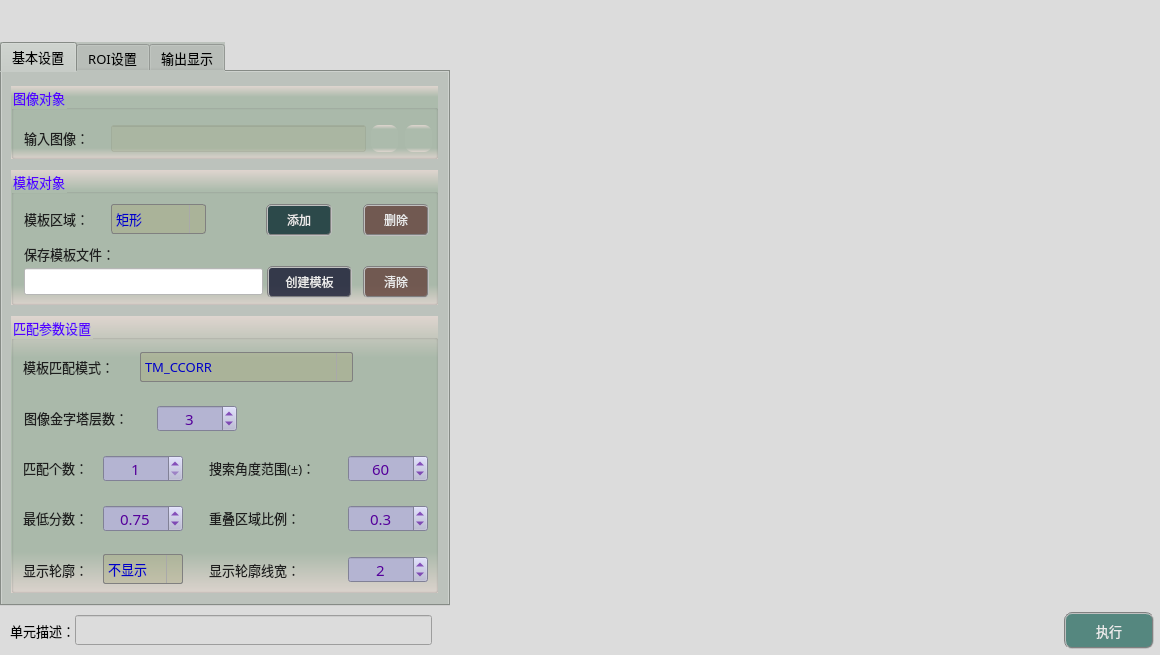
<?xml version="1.0" encoding="UTF-8"?>
<ui version="4.0">
 <class>frmTemplateMatchClass</class>
 <widget class="QDialog" name="frmTemplateMatchClass">
  <property name="geometry">
   <rect>
    <x>0</x>
    <y>0</y>
    <width>1160</width>
    <height>655</height>
   </rect>
  </property>
  <property name="sizePolicy">
   <sizepolicy hsizetype="Fixed" vsizetype="Fixed">
    <horstretch>0</horstretch>
    <verstretch>0</verstretch>
   </sizepolicy>
  </property>
  <property name="minimumSize">
   <size>
    <width>1160</width>
    <height>655</height>
   </size>
  </property>
  <property name="maximumSize">
   <size>
    <width>1160</width>
    <height>655</height>
   </size>
  </property>
  <property name="windowTitle">
   <string>灰度匹配</string>
  </property>
  <property name="styleSheet">
   <string notr="true">background-color: rgb(220, 220, 220);</string>
  </property>
  <layout class="QGridLayout" name="gridLayout">
   <property name="leftMargin">
    <number>0</number>
   </property>
   <property name="topMargin">
    <number>0</number>
   </property>
   <property name="rightMargin">
    <number>0</number>
   </property>
   <property name="bottomMargin">
    <number>0</number>
   </property>
   <property name="spacing">
    <number>1</number>
   </property>
   <item row="1" column="2">
    <layout class="QGridLayout" name="imageLayout">
     <property name="spacing">
      <number>1</number>
     </property>
    </layout>
   </item>
   <item row="3" column="0" colspan="3">
    <layout class="QHBoxLayout" name="horizontalLayout">
     <property name="spacing">
      <number>0</number>
     </property>
     <property name="bottomMargin">
      <number>6</number>
     </property>
     <item>
      <spacer name="horizontalSpacer">
       <property name="orientation">
        <enum>Qt::Horizontal</enum>
       </property>
       <property name="sizeType">
        <enum>QSizePolicy::Fixed</enum>
       </property>
       <property name="sizeHint" stdset="0">
        <size>
         <width>10</width>
         <height>20</height>
        </size>
       </property>
      </spacer>
     </item>
     <item>
      <widget class="QLabel" name="label_3">
       <property name="sizePolicy">
        <sizepolicy hsizetype="Fixed" vsizetype="Fixed">
         <horstretch>0</horstretch>
         <verstretch>0</verstretch>
        </sizepolicy>
       </property>
       <property name="maximumSize">
        <size>
         <width>83</width>
         <height>25</height>
        </size>
       </property>
       <property name="font">
        <font>
         <family>微软雅黑</family>
         <pointsize>10</pointsize>
        </font>
       </property>
       <property name="styleSheet">
        <string notr="true">background-color: rgba(255, 255, 255, 0);</string>
       </property>
       <property name="text">
        <string>单元描述：</string>
       </property>
      </widget>
     </item>
     <item>
      <widget class="QLineEdit" name="txtDescribe">
       <property name="sizePolicy">
        <sizepolicy hsizetype="Fixed" vsizetype="Fixed">
         <horstretch>0</horstretch>
         <verstretch>0</verstretch>
        </sizepolicy>
       </property>
       <property name="minimumSize">
        <size>
         <width>357</width>
         <height>30</height>
        </size>
       </property>
       <property name="maximumSize">
        <size>
         <width>16777215</width>
         <height>30</height>
        </size>
       </property>
       <property name="font">
        <font>
         <family>微软雅黑</family>
         <pointsize>10</pointsize>
        </font>
       </property>
      </widget>
     </item>
     <item>
      <spacer name="horizontalSpacer_8">
       <property name="orientation">
        <enum>Qt::Horizontal</enum>
       </property>
       <property name="sizeHint" stdset="0">
        <size>
         <width>40</width>
         <height>20</height>
        </size>
       </property>
      </spacer>
     </item>
     <item>
      <widget class="QPushButton" name="btnExecute">
       <property name="minimumSize">
        <size>
         <width>90</width>
         <height>37</height>
        </size>
       </property>
       <property name="font">
        <font>
         <family>微软雅黑</family>
         <pointsize>10</pointsize>
        </font>
       </property>
       <property name="styleSheet">
        <string notr="true">QWidget{ background-color: rgb(85, 135, 127);}
QWidget{ color: rgb(235, 235, 235);}
QWidget{ border: 2px groove gray;border-radius: 8px;padding: 2px 4px;}
QPushButton:hover{ background-color: rgb(85, 155, 127);}
QPushButton:pressed{background-color: rgb(85, 175, 127);}</string>
       </property>
       <property name="text">
        <string>执行</string>
       </property>
      </widget>
     </item>
     <item>
      <spacer name="horizontalSpacer_2">
       <property name="orientation">
        <enum>Qt::Horizontal</enum>
       </property>
       <property name="sizeType">
        <enum>QSizePolicy::Fixed</enum>
       </property>
       <property name="sizeHint" stdset="0">
        <size>
         <width>6</width>
         <height>20</height>
        </size>
       </property>
      </spacer>
     </item>
    </layout>
   </item>
   <item row="0" column="0">
    <spacer name="verticalSpacer_2">
     <property name="orientation">
      <enum>Qt::Vertical</enum>
     </property>
     <property name="sizeType">
      <enum>QSizePolicy::Fixed</enum>
     </property>
     <property name="sizeHint" stdset="0">
      <size>
       <width>20</width>
       <height>42</height>
      </size>
     </property>
    </spacer>
   </item>
   <item row="2" column="0">
    <spacer name="verticalSpacer_4">
     <property name="orientation">
      <enum>Qt::Vertical</enum>
     </property>
     <property name="sizeType">
      <enum>QSizePolicy::Fixed</enum>
     </property>
     <property name="sizeHint" stdset="0">
      <size>
       <width>20</width>
       <height>5</height>
      </size>
     </property>
    </spacer>
   </item>
   <item row="0" column="2">
    <spacer name="verticalSpacer">
     <property name="orientation">
      <enum>Qt::Vertical</enum>
     </property>
     <property name="sizeType">
      <enum>QSizePolicy::Fixed</enum>
     </property>
     <property name="sizeHint" stdset="0">
      <size>
       <width>20</width>
       <height>42</height>
      </size>
     </property>
    </spacer>
   </item>
   <item row="1" column="1">
    <spacer name="horizontalSpacer_3">
     <property name="orientation">
      <enum>Qt::Horizontal</enum>
     </property>
     <property name="sizeType">
      <enum>QSizePolicy::Fixed</enum>
     </property>
     <property name="sizeHint" stdset="0">
      <size>
       <width>3</width>
       <height>20</height>
      </size>
     </property>
    </spacer>
   </item>
   <item row="1" column="0">
    <widget class="QTabWidget" name="tabWidget">
     <property name="sizePolicy">
      <sizepolicy hsizetype="Fixed" vsizetype="Expanding">
       <horstretch>0</horstretch>
       <verstretch>0</verstretch>
      </sizepolicy>
     </property>
     <property name="minimumSize">
      <size>
       <width>450</width>
       <height>550</height>
      </size>
     </property>
     <property name="maximumSize">
      <size>
       <width>16777215</width>
       <height>16777215</height>
      </size>
     </property>
     <property name="font">
      <font>
       <family>微软雅黑</family>
       <pointsize>10</pointsize>
      </font>
     </property>
     <property name="styleSheet">
      <string notr="true">background-color: #bcc2bc;</string>
     </property>
     <property name="currentIndex">
      <number>0</number>
     </property>
     <widget class="QWidget" name="tab">
      <attribute name="title">
       <string>基本设置</string>
      </attribute>
      <widget class="QGroupBox" name="groupCamera">
       <property name="geometry">
        <rect>
         <x>9</x>
         <y>14</y>
         <width>427</width>
         <height>73</height>
        </rect>
       </property>
       <property name="font">
        <font>
         <family>微软雅黑</family>
         <pointsize>10</pointsize>
        </font>
       </property>
       <property name="styleSheet">
        <string notr="true">background-color: qlineargradient(x1:0, y1:0, x2:0, y2:1, stop:0 #dfd5cf, stop: 0.15 #acbbac, stop: 0.85 #acbbac,stop:1 #dfd5cf);
color: rgb(85, 0, 255);</string>
       </property>
       <property name="title">
        <string>图像对象</string>
       </property>
       <widget class="QLabel" name="label_4">
        <property name="geometry">
         <rect>
          <x>13</x>
          <y>42</y>
          <width>79</width>
          <height>19</height>
         </rect>
        </property>
        <property name="font">
         <font>
          <family>微软雅黑</family>
          <pointsize>10</pointsize>
         </font>
        </property>
        <property name="styleSheet">
         <string notr="true">color: rgb(30, 30, 30);
background: transparent;</string>
        </property>
        <property name="text">
         <string>输入图像：</string>
        </property>
       </widget>
       <widget class="QLineEdit" name="txtLinkImage">
        <property name="geometry">
         <rect>
          <x>100</x>
          <y>39</y>
          <width>255</width>
          <height>27</height>
         </rect>
        </property>
        <property name="font">
         <font>
          <family>微软雅黑</family>
          <pointsize>10</pointsize>
         </font>
        </property>
        <property name="styleSheet">
         <string notr="true">color: rgb(0, 0, 200);
background-color: rgba(170, 170, 127,50);</string>
        </property>
        <property name="alignment">
         <set>Qt::AlignCenter</set>
        </property>
        <property name="readOnly">
         <bool>true</bool>
        </property>
       </widget>
       <widget class="QPushButton" name="btnLinkImage">
        <property name="geometry">
         <rect>
          <x>360</x>
          <y>39</y>
          <width>27</width>
          <height>27</height>
         </rect>
        </property>
        <property name="toolTip">
         <string>链接图像</string>
        </property>
        <property name="styleSheet">
         <string notr="true">QWidget{ border:none;border-radius: 8px;padding: 2px 4px;}
QPushButton:hover{ background-color: rgba(85, 150, 127, 100);}
QPushButton:pressed{background-color: rgba(85, 180, 127, 160);}</string>
        </property>
        <property name="text">
         <string/>
        </property>
        <property name="icon">
         <iconset resource="sub_res.qrc">
          <normaloff>:/resource/link.png</normaloff>:/resource/link.png</iconset>
        </property>
        <property name="iconSize">
         <size>
          <width>27</width>
          <height>27</height>
         </size>
        </property>
       </widget>
       <widget class="QPushButton" name="btnDelLinkImage">
        <property name="geometry">
         <rect>
          <x>394</x>
          <y>39</y>
          <width>27</width>
          <height>27</height>
         </rect>
        </property>
        <property name="toolTip">
         <string>删除图像链接</string>
        </property>
        <property name="styleSheet">
         <string notr="true">QWidget{ border:none;border-radius: 8px;padding: 2px 4px;}
QPushButton:hover{ background-color: rgba(226, 142, 162, 100);}
QPushButton:pressed{background-color: rgba(226, 172, 162, 200);}</string>
        </property>
        <property name="text">
         <string/>
        </property>
        <property name="icon">
         <iconset resource="sub_res.qrc">
          <normaloff>:/resource/del_link.png</normaloff>:/resource/del_link.png</iconset>
        </property>
        <property name="iconSize">
         <size>
          <width>27</width>
          <height>27</height>
         </size>
        </property>
       </widget>
      </widget>
      <widget class="QGroupBox" name="groupC2">
       <property name="geometry">
        <rect>
         <x>9</x>
         <y>244</y>
         <width>427</width>
         <height>277</height>
        </rect>
       </property>
       <property name="font">
        <font>
         <family>微软雅黑</family>
         <pointsize>10</pointsize>
        </font>
       </property>
       <property name="styleSheet">
        <string notr="true">background-color: qlineargradient(x1:0, y1:0, x2:0, y2:1, stop:0 #dfd5cf, stop: 0.15 #acbbac, stop: 0.85 #acbbac,stop:1 #dfd5cf);
color: rgb(85, 0, 255);</string>
       </property>
       <property name="title">
        <string>匹配参数设置</string>
       </property>
       <widget class="QComboBox" name="comboMode">
        <property name="geometry">
         <rect>
          <x>129</x>
          <y>36</y>
          <width>213</width>
          <height>30</height>
         </rect>
        </property>
        <property name="font">
         <font>
          <family>微软雅黑</family>
          <pointsize>10</pointsize>
         </font>
        </property>
        <property name="styleSheet">
         <string notr="true">QComboBox {
    border: 1px solid gray;
    border-radius: 2px;    
    color: rgb(0, 0, 200);
	background-color: rgba(170, 170, 127,100);
}
QComboBox::drop-down {
    subcontrol-origin: padding;
    subcontrol-position: top right;
    width: 15px; 
    border-left-width: 1px;
    border-left-color: darkgray;
    border-left-style: solid;
    border-top-right-radius: 3px;
    border-bottom-right-radius: 3px;
}

QComboBox::down-arrow {
    image: url(:/resource/down.png);
} 
QComboBox::down-arrow:on {
    top: 1px;
    left: 1px;
}</string>
        </property>
        <item>
         <property name="text">
          <string>TM_CCORR</string>
         </property>
        </item>
        <item>
         <property name="text">
          <string>TM_CCORR_NORMED</string>
         </property>
        </item>
        <item>
         <property name="text">
          <string>TM_CCOEFF_NORMED</string>
         </property>
        </item>
       </widget>
       <widget class="QLabel" name="label_10">
        <property name="geometry">
         <rect>
          <x>12</x>
          <y>41</y>
          <width>117</width>
          <height>19</height>
         </rect>
        </property>
        <property name="sizePolicy">
         <sizepolicy hsizetype="Preferred" vsizetype="Fixed">
          <horstretch>0</horstretch>
          <verstretch>0</verstretch>
         </sizepolicy>
        </property>
        <property name="font">
         <font>
          <family>微软雅黑</family>
          <pointsize>10</pointsize>
         </font>
        </property>
        <property name="styleSheet">
         <string notr="true">color: rgb(30, 30, 30);
background: transparent;</string>
        </property>
        <property name="text">
         <string>模板匹配模式：</string>
        </property>
       </widget>
       <widget class="QSpinBox" name="spinNumMatches">
        <property name="geometry">
         <rect>
          <x>92</x>
          <y>139</y>
          <width>80</width>
          <height>27</height>
         </rect>
        </property>
        <property name="font">
         <font>
          <family>微软雅黑</family>
          <pointsize>11</pointsize>
         </font>
        </property>
        <property name="styleSheet">
         <string notr="true">QWidget{color: rgb(85, 0, 155);background-color: rgb(180, 180, 210);}
QSpinBox::up-button{
    border:transparent;
}
QSpinBox::down-button{
    border:transparent;
}
QSpinBox::up-arrow{
    image:url(:/resource/up.png);
}
QSpinBox::down-arrow{
    image:url(:/resource/down.png);
}</string>
        </property>
        <property name="alignment">
         <set>Qt::AlignCenter</set>
        </property>
        <property name="minimum">
         <number>1</number>
        </property>
        <property name="maximum">
         <number>1000</number>
        </property>
        <property name="value">
         <number>1</number>
        </property>
       </widget>
       <widget class="QLabel" name="label_11">
        <property name="geometry">
         <rect>
          <x>12</x>
          <y>142</y>
          <width>79</width>
          <height>19</height>
         </rect>
        </property>
        <property name="font">
         <font>
          <family>微软雅黑</family>
          <pointsize>10</pointsize>
          <weight>50</weight>
          <bold>false</bold>
         </font>
        </property>
        <property name="styleSheet">
         <string notr="true">color: rgb(30, 30, 30);
background: transparent;</string>
        </property>
        <property name="text">
         <string>匹配个数：</string>
        </property>
       </widget>
       <widget class="QLabel" name="label_12">
        <property name="geometry">
         <rect>
          <x>198</x>
          <y>142</y>
          <width>139</width>
          <height>19</height>
         </rect>
        </property>
        <property name="font">
         <font>
          <family>微软雅黑</family>
          <pointsize>10</pointsize>
          <weight>50</weight>
          <bold>false</bold>
         </font>
        </property>
        <property name="styleSheet">
         <string notr="true">color: rgb(30, 30, 30);
background: transparent;</string>
        </property>
        <property name="text">
         <string>搜索角度范围(±)：</string>
        </property>
       </widget>
       <widget class="QSpinBox" name="spinRAngle">
        <property name="geometry">
         <rect>
          <x>337</x>
          <y>139</y>
          <width>80</width>
          <height>27</height>
         </rect>
        </property>
        <property name="font">
         <font>
          <family>微软雅黑</family>
          <pointsize>11</pointsize>
         </font>
        </property>
        <property name="styleSheet">
         <string notr="true">QWidget{color: rgb(85, 0, 155);background-color: rgb(180, 180, 210);}
QSpinBox::up-button{
    border:transparent;
}
QSpinBox::down-button{
    border:transparent;
}
QSpinBox::up-arrow{
    image:url(:/resource/up.png);
}
QSpinBox::down-arrow{
    image:url(:/resource/down.png);
}</string>
        </property>
        <property name="alignment">
         <set>Qt::AlignCenter</set>
        </property>
        <property name="minimum">
         <number>0</number>
        </property>
        <property name="maximum">
         <number>180</number>
        </property>
        <property name="value">
         <number>60</number>
        </property>
       </widget>
       <widget class="QLabel" name="label_19">
        <property name="geometry">
         <rect>
          <x>12</x>
          <y>192</y>
          <width>81</width>
          <height>19</height>
         </rect>
        </property>
        <property name="font">
         <font>
          <family>微软雅黑</family>
          <pointsize>10</pointsize>
          <weight>50</weight>
          <bold>false</bold>
         </font>
        </property>
        <property name="styleSheet">
         <string notr="true">color: rgb(30, 30, 30);
background: transparent;</string>
        </property>
        <property name="text">
         <string>最低分数：</string>
        </property>
       </widget>
       <widget class="QDoubleSpinBox" name="spinScore">
        <property name="geometry">
         <rect>
          <x>92</x>
          <y>189</y>
          <width>80</width>
          <height>27</height>
         </rect>
        </property>
        <property name="font">
         <font>
          <family>微软雅黑</family>
          <pointsize>11</pointsize>
         </font>
        </property>
        <property name="styleSheet">
         <string notr="true">QWidget{color: rgb(85, 0, 155);background-color: rgb(180, 180, 210);}
QDoubleSpinBox::up-button{
    border:transparent;
}
QDoubleSpinBox::down-button{
    border:transparent;
}
QDoubleSpinBox::up-arrow{
    image:url(:/resource/up.png);
}
QDoubleSpinBox::down-arrow{
    image:url(:/resource/down.png);
}</string>
        </property>
        <property name="alignment">
         <set>Qt::AlignCenter</set>
        </property>
        <property name="decimals">
         <number>2</number>
        </property>
        <property name="minimum">
         <double>0.500000000000000</double>
        </property>
        <property name="maximum">
         <double>1.000000000000000</double>
        </property>
        <property name="singleStep">
         <double>0.050000000000000</double>
        </property>
        <property name="value">
         <double>0.750000000000000</double>
        </property>
       </widget>
       <widget class="QDoubleSpinBox" name="spinMaxOverlap">
        <property name="geometry">
         <rect>
          <x>337</x>
          <y>189</y>
          <width>80</width>
          <height>27</height>
         </rect>
        </property>
        <property name="font">
         <font>
          <family>微软雅黑</family>
          <pointsize>11</pointsize>
         </font>
        </property>
        <property name="styleSheet">
         <string notr="true">QWidget{color: rgb(85, 0, 155);background-color: rgb(180, 180, 210);}
QDoubleSpinBox::up-button{
    border:transparent;
}
QDoubleSpinBox::down-button{
    border:transparent;
}
QDoubleSpinBox::up-arrow{
    image:url(:/resource/up.png);
}
QDoubleSpinBox::down-arrow{
    image:url(:/resource/down.png);
}</string>
        </property>
        <property name="alignment">
         <set>Qt::AlignCenter</set>
        </property>
        <property name="decimals">
         <number>1</number>
        </property>
        <property name="minimum">
         <double>0.000000000000000</double>
        </property>
        <property name="maximum">
         <double>0.800000000000000</double>
        </property>
        <property name="singleStep">
         <double>0.100000000000000</double>
        </property>
        <property name="value">
         <double>0.300000000000000</double>
        </property>
       </widget>
       <widget class="QLabel" name="label_20">
        <property name="geometry">
         <rect>
          <x>198</x>
          <y>192</y>
          <width>115</width>
          <height>19</height>
         </rect>
        </property>
        <property name="font">
         <font>
          <family>微软雅黑</family>
          <pointsize>10</pointsize>
          <weight>50</weight>
          <bold>false</bold>
         </font>
        </property>
        <property name="styleSheet">
         <string notr="true">color: rgb(30, 30, 30);
background: transparent;</string>
        </property>
        <property name="text">
         <string>重叠区域比例：</string>
        </property>
       </widget>
       <widget class="QLabel" name="label_13">
        <property name="geometry">
         <rect>
          <x>198</x>
          <y>244</y>
          <width>121</width>
          <height>19</height>
         </rect>
        </property>
        <property name="font">
         <font>
          <family>微软雅黑</family>
          <pointsize>10</pointsize>
          <weight>50</weight>
          <bold>false</bold>
         </font>
        </property>
        <property name="styleSheet">
         <string notr="true">color: rgb(30, 30, 30);
background: transparent;</string>
        </property>
        <property name="text">
         <string>显示轮廓线宽：</string>
        </property>
       </widget>
       <widget class="QSpinBox" name="spinThickness">
        <property name="geometry">
         <rect>
          <x>337</x>
          <y>240</y>
          <width>80</width>
          <height>27</height>
         </rect>
        </property>
        <property name="font">
         <font>
          <family>微软雅黑</family>
          <pointsize>11</pointsize>
         </font>
        </property>
        <property name="styleSheet">
         <string notr="true">QWidget{color: rgb(85, 0, 155);background-color: rgb(180, 180, 210);}
QSpinBox::up-button{
    border:transparent;
}
QSpinBox::down-button{
    border:transparent;
}
QSpinBox::up-arrow{
    image:url(:/resource/up.png);
}
QSpinBox::down-arrow{
    image:url(:/resource/down.png);
}</string>
        </property>
        <property name="alignment">
         <set>Qt::AlignCenter</set>
        </property>
        <property name="minimum">
         <number>1</number>
        </property>
        <property name="maximum">
         <number>30</number>
        </property>
        <property name="value">
         <number>2</number>
        </property>
       </widget>
       <widget class="QLabel" name="label_21">
        <property name="geometry">
         <rect>
          <x>12</x>
          <y>244</y>
          <width>81</width>
          <height>19</height>
         </rect>
        </property>
        <property name="font">
         <font>
          <family>微软雅黑</family>
          <pointsize>10</pointsize>
          <weight>50</weight>
          <bold>false</bold>
         </font>
        </property>
        <property name="styleSheet">
         <string notr="true">color: rgb(30, 30, 30);
background: transparent;</string>
        </property>
        <property name="text">
         <string>显示轮廓：</string>
        </property>
       </widget>
       <widget class="QComboBox" name="comboViewMode">
        <property name="geometry">
         <rect>
          <x>92</x>
          <y>238</y>
          <width>80</width>
          <height>30</height>
         </rect>
        </property>
        <property name="font">
         <font>
          <family>微软雅黑</family>
          <pointsize>10</pointsize>
         </font>
        </property>
        <property name="styleSheet">
         <string notr="true">QComboBox {
    border: 1px solid gray;
    border-radius: 2px;    
    color: rgb(0, 0, 200);
	background-color: rgba(170, 170, 127,100);
}
QComboBox::drop-down {
    subcontrol-origin: padding;
    subcontrol-position: top right;
    width: 15px; 
    border-left-width: 1px;
    border-left-color: darkgray;
    border-left-style: solid;
    border-top-right-radius: 3px;
    border-bottom-right-radius: 3px;
}

QComboBox::down-arrow {
    image: url(:/resource/down.png);
} 
QComboBox::down-arrow:on {
    top: 1px;
    left: 1px;
}</string>
        </property>
        <item>
         <property name="text">
          <string>不显示</string>
         </property>
        </item>
        <item>
         <property name="text">
          <string>显示</string>
         </property>
        </item>
       </widget>
       <widget class="QLabel" name="label_14">
        <property name="geometry">
         <rect>
          <x>13</x>
          <y>92</y>
          <width>133</width>
          <height>19</height>
         </rect>
        </property>
        <property name="font">
         <font>
          <family>微软雅黑</family>
          <pointsize>10</pointsize>
          <weight>50</weight>
          <bold>false</bold>
         </font>
        </property>
        <property name="styleSheet">
         <string notr="true">color: rgb(30, 30, 30);
background: transparent;</string>
        </property>
        <property name="text">
         <string>图像金字塔层数：</string>
        </property>
       </widget>
       <widget class="QSpinBox" name="spinPyramid">
        <property name="geometry">
         <rect>
          <x>146</x>
          <y>89</y>
          <width>80</width>
          <height>27</height>
         </rect>
        </property>
        <property name="font">
         <font>
          <family>微软雅黑</family>
          <pointsize>11</pointsize>
         </font>
        </property>
        <property name="styleSheet">
         <string notr="true">QWidget{color: rgb(85, 0, 155);background-color: rgb(180, 180, 210);}
QSpinBox::up-button{
    border:transparent;
}
QSpinBox::down-button{
    border:transparent;
}
QSpinBox::up-arrow{
    image:url(:/resource/up.png);
}
QSpinBox::down-arrow{
    image:url(:/resource/down.png);
}</string>
        </property>
        <property name="alignment">
         <set>Qt::AlignCenter</set>
        </property>
        <property name="minimum">
         <number>1</number>
        </property>
        <property name="maximum">
         <number>20</number>
        </property>
        <property name="value">
         <number>3</number>
        </property>
       </widget>
      </widget>
      <widget class="QGroupBox" name="groupCamera_2">
       <property name="geometry">
        <rect>
         <x>9</x>
         <y>98</y>
         <width>427</width>
         <height>135</height>
        </rect>
       </property>
       <property name="font">
        <font>
         <family>微软雅黑</family>
         <pointsize>10</pointsize>
        </font>
       </property>
       <property name="styleSheet">
        <string notr="true">background-color: qlineargradient(x1:0, y1:0, x2:0, y2:1, stop:0 #dfd5cf, stop: 0.15 #acbbac, stop: 0.85 #acbbac,stop:1 #dfd5cf);
color: rgb(85, 0, 255);</string>
       </property>
       <property name="title">
        <string>模板对象</string>
       </property>
       <widget class="QPushButton" name="btnDeleteROI_2">
        <property name="geometry">
         <rect>
          <x>352</x>
          <y>34</y>
          <width>66</width>
          <height>32</height>
         </rect>
        </property>
        <property name="minimumSize">
         <size>
          <width>60</width>
          <height>30</height>
         </size>
        </property>
        <property name="font">
         <font>
          <family>微软雅黑</family>
          <pointsize>9</pointsize>
         </font>
        </property>
        <property name="styleSheet">
         <string notr="true">QWidget{ background-color: rgba(97, 63, 56, 200);}
QWidget{ color: rgb(235, 235, 235);}
QWidget{ border: 2px groove gray;border-radius: 5px;padding: 2px 4px;}
QPushButton:hover{ background-color: rgb(97, 83, 76);}
QPushButton:pressed{background-color: rgb(117, 83, 96);}</string>
        </property>
        <property name="text">
         <string>删除</string>
        </property>
       </widget>
       <widget class="QPushButton" name="btnAddROI_2">
        <property name="geometry">
         <rect>
          <x>255</x>
          <y>34</y>
          <width>66</width>
          <height>32</height>
         </rect>
        </property>
        <property name="sizePolicy">
         <sizepolicy hsizetype="Fixed" vsizetype="Fixed">
          <horstretch>0</horstretch>
          <verstretch>0</verstretch>
         </sizepolicy>
        </property>
        <property name="minimumSize">
         <size>
          <width>60</width>
          <height>30</height>
         </size>
        </property>
        <property name="font">
         <font>
          <family>微软雅黑</family>
          <pointsize>9</pointsize>
         </font>
        </property>
        <property name="styleSheet">
         <string notr="true">QWidget{ background-color: rgba(9, 42, 47, 200);}
QWidget{ color: rgb(235, 235, 235);}
QWidget{ border: 2px groove gray;border-radius: 5px;padding: 2px 4px;}
QPushButton:hover{ background-color: rgb(9, 62, 52);}
QPushButton:pressed{background-color: rgb(9, 82, 72);}</string>
        </property>
        <property name="text">
         <string>添加</string>
        </property>
       </widget>
       <widget class="QComboBox" name="comboROIShape_2">
        <property name="geometry">
         <rect>
          <x>100</x>
          <y>34</y>
          <width>95</width>
          <height>30</height>
         </rect>
        </property>
        <property name="font">
         <font>
          <family>微软雅黑</family>
          <pointsize>10</pointsize>
         </font>
        </property>
        <property name="styleSheet">
         <string notr="true">QComboBox {
    border: 1px solid gray;
    border-radius: 3px;  
    min-width: 5em;
    color: rgb(0, 0, 200);
	background-color: rgba(170, 170, 127,100);
}
QComboBox::drop-down {
    subcontrol-origin: padding;
    subcontrol-position: top right;
    width: 15px; 
    border-left-width: 1px;
    border-left-color: darkgray;
    border-left-style: solid;
    border-top-right-radius: 3px;
    border-bottom-right-radius: 3px;
}

QComboBox::down-arrow {
    image: url(:/resource/down.png);
} 
QComboBox::down-arrow:on {
    top: 1px;
    left: 1px;
}</string>
        </property>
        <item>
         <property name="text">
          <string>矩形</string>
         </property>
        </item>
       </widget>
       <widget class="QPushButton" name="btnCreateROI">
        <property name="geometry">
         <rect>
          <x>256</x>
          <y>96</y>
          <width>85</width>
          <height>32</height>
         </rect>
        </property>
        <property name="minimumSize">
         <size>
          <width>60</width>
          <height>30</height>
         </size>
        </property>
        <property name="font">
         <font>
          <family>微软雅黑</family>
          <pointsize>9</pointsize>
         </font>
        </property>
        <property name="styleSheet">
         <string notr="true">QWidget{ background-color: rgba(19, 22, 47, 200);}
QWidget{ color: rgb(235, 235, 235);}
QWidget{ border: 2px groove gray;border-radius: 5px;padding: 2px 4px;}
QPushButton:hover{ background-color: rgb(19, 22, 67);}
QPushButton:pressed{background-color: rgb(19, 22, 87);}</string>
        </property>
        <property name="text">
         <string>创建模板</string>
        </property>
       </widget>
       <widget class="QLineEdit" name="txtSaveModel">
        <property name="geometry">
         <rect>
          <x>13</x>
          <y>98</y>
          <width>239</width>
          <height>27</height>
         </rect>
        </property>
        <property name="font">
         <font>
          <family>微软雅黑</family>
          <pointsize>10</pointsize>
         </font>
        </property>
        <property name="styleSheet">
         <string notr="true">background-color: rgb(255, 255, 255);</string>
        </property>
        <property name="text">
         <string/>
        </property>
        <property name="readOnly">
         <bool>true</bool>
        </property>
       </widget>
       <widget class="QLabel" name="label_7">
        <property name="geometry">
         <rect>
          <x>13</x>
          <y>74</y>
          <width>136</width>
          <height>19</height>
         </rect>
        </property>
        <property name="font">
         <font>
          <family>黑体</family>
          <pointsize>10</pointsize>
         </font>
        </property>
        <property name="styleSheet">
         <string notr="true">color: rgb(30, 30, 30);
background: transparent;</string>
        </property>
        <property name="text">
         <string>保存模板文件：</string>
        </property>
       </widget>
       <widget class="QLabel" name="label_5">
        <property name="geometry">
         <rect>
          <x>13</x>
          <y>39</y>
          <width>79</width>
          <height>19</height>
         </rect>
        </property>
        <property name="font">
         <font>
          <family>微软雅黑</family>
          <pointsize>10</pointsize>
         </font>
        </property>
        <property name="styleSheet">
         <string notr="true">color: rgb(30, 30, 30);
background: transparent;</string>
        </property>
        <property name="text">
         <string>模板区域：</string>
        </property>
       </widget>
       <widget class="QPushButton" name="btnDeleteModel">
        <property name="geometry">
         <rect>
          <x>352</x>
          <y>96</y>
          <width>66</width>
          <height>32</height>
         </rect>
        </property>
        <property name="minimumSize">
         <size>
          <width>60</width>
          <height>30</height>
         </size>
        </property>
        <property name="font">
         <font>
          <family>微软雅黑</family>
          <pointsize>9</pointsize>
         </font>
        </property>
        <property name="styleSheet">
         <string notr="true">QWidget{ background-color: rgba(97, 63, 56, 200);}
QWidget{ color: rgb(235, 235, 235);}
QWidget{ border: 2px groove gray;border-radius: 5px;padding: 2px 4px;}
QPushButton:hover{ background-color: rgb(97, 83, 76);}
QPushButton:pressed{background-color: rgb(117, 83, 96);}</string>
        </property>
        <property name="text">
         <string>清除</string>
        </property>
       </widget>
      </widget>
     </widget>
     <widget class="QWidget" name="tab_2">
      <attribute name="title">
       <string>ROI设置</string>
      </attribute>
      <widget class="QGroupBox" name="groupCamera_8">
       <property name="geometry">
        <rect>
         <x>9</x>
         <y>14</y>
         <width>427</width>
         <height>179</height>
        </rect>
       </property>
       <property name="font">
        <font>
         <family>微软雅黑</family>
         <pointsize>10</pointsize>
        </font>
       </property>
       <property name="styleSheet">
        <string notr="true">background-color: qlineargradient(x1:0, y1:0, x2:0, y2:1, stop:0 #dfd5cf, stop: 0.15 #acbbac, stop: 0.85 #acbbac,stop:1 #dfd5cf);
color: rgb(85, 0, 255);</string>
       </property>
       <property name="title">
        <string>搜索区域</string>
       </property>
       <widget class="QCheckBox" name="checkUseROI">
        <property name="geometry">
         <rect>
          <x>13</x>
          <y>36</y>
          <width>93</width>
          <height>27</height>
         </rect>
        </property>
        <property name="sizePolicy">
         <sizepolicy hsizetype="Fixed" vsizetype="Fixed">
          <horstretch>0</horstretch>
          <verstretch>0</verstretch>
         </sizepolicy>
        </property>
        <property name="font">
         <font>
          <family>微软雅黑</family>
          <pointsize>10</pointsize>
         </font>
        </property>
        <property name="styleSheet">
         <string notr="true">QCheckBox{
    color: rgb(30, 30, 30);
	border-style: flat;
	background: transparent;
}
QCheckBox::indicator {
    width: 17px;
    height: 17px;    
}
QCheckBox::indicator::unchecked {
    image: url(:/resource/untick.png);
}
QCheckBox::indicator::checked {
    image: url(:/resource/tick.png);
};</string>
        </property>
        <property name="text">
         <string>使用ROI</string>
        </property>
        <property name="iconSize">
         <size>
          <width>22</width>
          <height>22</height>
         </size>
        </property>
       </widget>
       <widget class="QComboBox" name="comboROIShape">
        <property name="geometry">
         <rect>
          <x>130</x>
          <y>35</y>
          <width>95</width>
          <height>30</height>
         </rect>
        </property>
        <property name="font">
         <font>
          <family>微软雅黑</family>
          <pointsize>10</pointsize>
         </font>
        </property>
        <property name="styleSheet">
         <string notr="true">QComboBox {
    border: 1px solid gray;
    border-radius: 3px;  
    min-width: 5em;
    color: rgb(0, 0, 200);
	background-color: rgba(170, 170, 127,100);
}
QComboBox::drop-down {
    subcontrol-origin: padding;
    subcontrol-position: top right;
    width: 15px; 
    border-left-width: 1px;
    border-left-color: darkgray;
    border-left-style: solid;
    border-top-right-radius: 3px;
    border-bottom-right-radius: 3px;
}

QComboBox::down-arrow {
    image: url(:/resource/down.png);
} 
QComboBox::down-arrow:on {
    top: 1px;
    left: 1px;
}</string>
        </property>
        <item>
         <property name="text">
          <string>矩形</string>
         </property>
        </item>
       </widget>
       <widget class="QPushButton" name="btnAddROI">
        <property name="geometry">
         <rect>
          <x>270</x>
          <y>34</y>
          <width>66</width>
          <height>32</height>
         </rect>
        </property>
        <property name="sizePolicy">
         <sizepolicy hsizetype="Fixed" vsizetype="Fixed">
          <horstretch>0</horstretch>
          <verstretch>0</verstretch>
         </sizepolicy>
        </property>
        <property name="minimumSize">
         <size>
          <width>60</width>
          <height>30</height>
         </size>
        </property>
        <property name="font">
         <font>
          <family>微软雅黑</family>
          <pointsize>9</pointsize>
         </font>
        </property>
        <property name="styleSheet">
         <string notr="true">QWidget{ background-color: rgba(9, 42, 47, 200);}
QWidget{ color: rgb(235, 235, 235);}
QWidget{ border: 2px groove gray;border-radius: 5px;padding: 2px 4px;}
QPushButton:hover{ background-color: rgb(9, 62, 52);}
QPushButton:pressed{background-color: rgb(9, 82, 72);}</string>
        </property>
        <property name="text">
         <string>添加</string>
        </property>
       </widget>
       <widget class="QPushButton" name="btnDeleteROI">
        <property name="geometry">
         <rect>
          <x>350</x>
          <y>34</y>
          <width>66</width>
          <height>32</height>
         </rect>
        </property>
        <property name="minimumSize">
         <size>
          <width>60</width>
          <height>30</height>
         </size>
        </property>
        <property name="font">
         <font>
          <family>微软雅黑</family>
          <pointsize>9</pointsize>
         </font>
        </property>
        <property name="styleSheet">
         <string notr="true">QWidget{ background-color: rgba(97, 63, 56, 200);}
QWidget{ color: rgb(235, 235, 235);}
QWidget{ border: 2px groove gray;border-radius: 5px;padding: 2px 4px;}
QPushButton:hover{ background-color: rgb(97, 83, 76);}
QPushButton:pressed{background-color: rgb(117, 83, 96);}</string>
        </property>
        <property name="text">
         <string>删除</string>
        </property>
       </widget>
       <widget class="QCheckBox" name="checkViewROI">
        <property name="geometry">
         <rect>
          <x>13</x>
          <y>89</y>
          <width>93</width>
          <height>27</height>
         </rect>
        </property>
        <property name="sizePolicy">
         <sizepolicy hsizetype="Fixed" vsizetype="Fixed">
          <horstretch>0</horstretch>
          <verstretch>0</verstretch>
         </sizepolicy>
        </property>
        <property name="font">
         <font>
          <family>微软雅黑</family>
          <pointsize>10</pointsize>
         </font>
        </property>
        <property name="styleSheet">
         <string notr="true">QCheckBox{
    color: rgb(30, 30, 30);
	border-style: flat;
	background: transparent;
}
QCheckBox::indicator {
    width: 17px;
    height: 17px;    
}
QCheckBox::indicator::unchecked {
    image: url(:/resource/untick.png);
}
QCheckBox::indicator::checked {
    image: url(:/resource/tick.png);
};</string>
        </property>
        <property name="text">
         <string>显示ROI</string>
        </property>
        <property name="iconSize">
         <size>
          <width>22</width>
          <height>22</height>
         </size>
        </property>
       </widget>
       <widget class="QLabel" name="label_16">
        <property name="geometry">
         <rect>
          <x>183</x>
          <y>93</y>
          <width>79</width>
          <height>19</height>
         </rect>
        </property>
        <property name="font">
         <font>
          <family>微软雅黑</family>
          <pointsize>10</pointsize>
         </font>
        </property>
        <property name="styleSheet">
         <string notr="true">color: rgb(30, 30, 30);
background: transparent;</string>
        </property>
        <property name="text">
         <string>ROI宽度：</string>
        </property>
       </widget>
       <widget class="QLabel" name="label_17">
        <property name="geometry">
         <rect>
          <x>13</x>
          <y>144</y>
          <width>79</width>
          <height>19</height>
         </rect>
        </property>
        <property name="font">
         <font>
          <family>微软雅黑</family>
          <pointsize>10</pointsize>
         </font>
        </property>
        <property name="styleSheet">
         <string notr="true">color: rgb(30, 30, 30);
background: transparent;</string>
        </property>
        <property name="text">
         <string>ROI颜色：</string>
        </property>
       </widget>
       <widget class="QPushButton" name="btnRoiColor">
        <property name="geometry">
         <rect>
          <x>108</x>
          <y>140</y>
          <width>307</width>
          <height>27</height>
         </rect>
        </property>
        <property name="styleSheet">
         <string notr="true">border:none;
background-color: rgba(0, 255, 0);</string>
        </property>
        <property name="text">
         <string/>
        </property>
       </widget>
       <widget class="QSpinBox" name="spinRoiW">
        <property name="geometry">
         <rect>
          <x>270</x>
          <y>89</y>
          <width>146</width>
          <height>27</height>
         </rect>
        </property>
        <property name="font">
         <font>
          <family>微软雅黑</family>
          <pointsize>11</pointsize>
         </font>
        </property>
        <property name="styleSheet">
         <string notr="true">QWidget{color: rgb(85, 0, 255);background-color: rgb(180, 180, 210);}
QSpinBox::up-button{
    border:transparent;
}
QSpinBox::down-button{
    border:transparent;
}
QSpinBox::up-arrow{
    image:url(:/resource/up.png);
}
QSpinBox::down-arrow{
    image:url(:/resource/down.png);
}</string>
        </property>
        <property name="alignment">
         <set>Qt::AlignCenter</set>
        </property>
        <property name="minimum">
         <number>1</number>
        </property>
        <property name="maximum">
         <number>100</number>
        </property>
        <property name="value">
         <number>2</number>
        </property>
       </widget>
      </widget>
     </widget>
     <widget class="QWidget" name="tab_3">
      <attribute name="title">
       <string>输出显示</string>
      </attribute>
      <widget class="QGroupBox" name="groupC3">
       <property name="geometry">
        <rect>
         <x>9</x>
         <y>14</y>
         <width>427</width>
         <height>503</height>
        </rect>
       </property>
       <property name="font">
        <font>
         <family>微软雅黑</family>
         <pointsize>10</pointsize>
        </font>
       </property>
       <property name="styleSheet">
        <string notr="true">background-color: qlineargradient(x1:0, y1:0, x2:0, y2:1, stop:0 #dfd5cf, stop: 0.15 #acbbac, stop: 0.85 #acbbac,stop:1 #dfd5cf);
color: rgb(85, 0, 255);</string>
       </property>
       <property name="title">
        <string>输出数据(匹配的中心、角度、分数)</string>
       </property>
       <widget class="QTextEdit" name="txtMsg">
        <property name="geometry">
         <rect>
          <x>4</x>
          <y>32</y>
          <width>419</width>
          <height>467</height>
         </rect>
        </property>
        <property name="font">
         <font>
          <family>微软雅黑</family>
         </font>
        </property>
        <property name="styleSheet">
         <string notr="true">QTextEdit         
{
    background-color: rgba(180, 180, 215,120);    
    gridline-color: rgba(220, 220, 255,255);
    color: rgba(20, 20, 20,200);
}
QScrollBar:vertical{ 
		background:#FFFFF2;
		padding-top:20px;
		padding-bottom:20px;
		padding-left:2px;
		padding-right:2px;
		border-left:1px solid #d7d7d7;}
QScrollBar::handle:vertical{
		background:#dbdbdb;
		border-radius:6px;
		min-height:20px;}
QScrollBar::handle:vertical:hover{
		background:#d0d0d0;}
QScrollBar::add-line:vertical{
		background:url(:/resource/down.png) center no-repeat;}
QScrollBar::sub-line:vertical{
		background:url(:/resource/up.png) center no-repeat;}
QScrollBar:horizontal{ 
		background:#FFFFF2;
		padding-top:20px;
		padding-bottom:20px;
		padding-left:2px;
		padding-right:2px;
		border-left:1px solid #d7d7d7;}
QScrollBar::handle:horizontal{
		background:#dbdbdb;
		border-radius:6px;
		min-height:20px;}
QScrollBar::handle:horizontal:hover{
		background:#d0d0d0;}
QScrollBar::add-line:horizontal{
		background:url(:/resource/right.png) center no-repeat;}
QScrollBar::sub-line:horizontal{
		background:url(:/resource/left.png) center no-repeat;}</string>
        </property>
        <property name="readOnly">
         <bool>true</bool>
        </property>
       </widget>
      </widget>
     </widget>
    </widget>
   </item>
  </layout>
 </widget>
 <layoutdefault spacing="6" margin="11"/>
 <resources>
  <include location="sub_res.qrc"/>
  <include location="../../ImageProcess/ImageFlip/sub_res.qrc"/>
 </resources>
 <connections/>
</ui>
